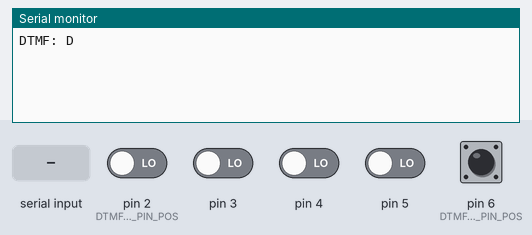
This sketch was run on a simulated Arduino Uno, built with avr-gcc and run on an emulated ATmega328P. On the bench: the last lines printed to the serial monitor. The test bench sets the inputs (shaded band); at power-on: pin 6 (DTMF_STATE_PIN_POS) HIGH, pin 2 (DTMF_CODE_PIN_POS), pin 3–5 LOW.

Above: at 1.2 s.
1.3 s: "1" received over the second serial link
At 2.5 s:
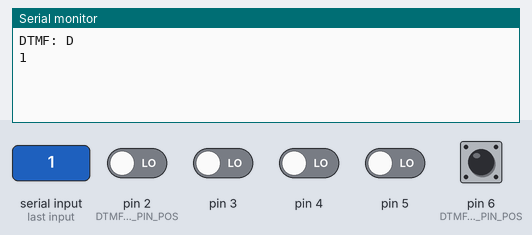
2.8 s: "0" received over the second serial link
At 3.8 s:
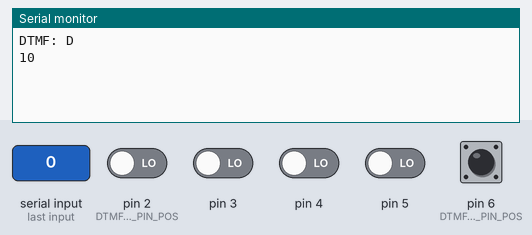

Measured:
- after the input at 1.3 s, the serial monitor: prints a new line at once (image 1)
- after the input at 2.8 s, the serial monitor: prints a new line at once (image 2)

The sketch:

Tester.ino
```cpp
/*
  A simple Serial proxy from hardware Serial to SoftwareSerial
 */

#include <SoftwareSerial.h>

#define rxPin 7
#define txPin 8

SoftwareSerial softSerial(rxPin,txPin);

void setup()
{
  softSerial.begin(19200);               // the GPRS baud rate
  Serial.begin(19200);                 // the GPRS baud rate

  set_dtmf_reader_to_use_interrupts(false);
  setup_dtmf_reader();

  // Test DTMF
  // softSerial.println("AT+CLDTMF=1,\"1,2,3,4,5,6,7,8,9,0,\\*,#,A,B,C,D\"");
}

void loop()
{
  if (dtmf_available()) {
    Serial.print("DTMF: ");
    Serial.println(dtmf_read());
  }

  if (softSerial.available())
    Serial.write(softSerial.read());
  if (Serial.available())
    softSerial.write(Serial.read());
}
```

DTMFDecoder.ino
```cpp
/*
  Parse Result from the DTMF decoder chip to an int
 */
#include <avr/pgmspace.h>

// #define DEBUG 0

// Store the DTMF key table in Flash memory
PROGMEM  prog_uchar dtmf_keys[]  = {
  'D','1','2','3','4','5','6','7','8','9','0','*','#','A','B','C'
};

const char NO_DTMF_AVAIL = -1;
static int DTMF_USE_IRQ = true;
volatile char DTMF_CODE = NO_DTMF_AVAIL;

void set_dtmf_reader_to_use_interrupts(boolean yepnope) {
  DTMF_USE_IRQ = yepnope;
}

void setup_dtmf_reader(){
  prepare_dtmf_reader();
  // Attach the decoder to interrupt pin 3
  if (DTMF_USE_IRQ) {
    attachInterrupt(1,read_dtmf_on_detection,RISING);
  }
}

const int DTMF_CODE_PINS = B00111100;
const int DTMF_CODE_PIN_POS = 2;
const int DTMF_STATE_PIN = B01000000;
const int DTMF_STATE_PIN_POS = 6;
const int DTMF_PINS = DTMF_CODE_PINS | DTMF_STATE_PIN;

void prepare_dtmf_reader() {
  DDRD  = DDRD & ~DTMF_PINS;
  PORTD = PIND & ~DTMF_PINS;  //enable pull up resistor?
}

// Interrupt Callback function
void read_dtmf_on_detection(){
  dtmf_get_code(&DTMF_CODE); // parse directly from Port
}

int dtmf_get_state() {
  return (PIND & DTMF_STATE_PIN) >> DTMF_STATE_PIN_POS;
}

// Decoding function
void dtmf_get_code(volatile char *code) {
  *code = dtmf_get_key_at_index((PIND & DTMF_CODE_PINS) >> DTMF_CODE_PIN_POS);
  #ifdef DEBUG
  Serial.print("Decoded: "); Serial.println(*code);
  #endif
}

char dtmf_get_key_at_index(int index) {
  #ifdef DEBUG
  Serial.print("Index wanted: "); Serial.println(index);
  #endif
  return pgm_read_byte_near(dtmf_keys+index); // pick the char from the progmem
}

int dtmf_state_changed(){
  static int DTMF_LAST_STATE;
  int state = dtmf_get_state();
  int out = 0;
  if (DTMF_LAST_STATE != state) {
    #ifdef DEBUG
    Serial.print("State Pin: "); Serial.println(state);
    #endif
    out = state > DTMF_LAST_STATE && state==1 ? 1 : -1; // 1 == RISING, -1 == FALLING
  }
  DTMF_LAST_STATE = state;
  return out;
}

boolean dtmf_available(){
  if (DTMF_USE_IRQ)
    return DTMF_CODE != NO_DTMF_AVAIL;
  else
    return dtmf_state_changed() > 0;
}

char dtmf_read(){
  if (!DTMF_USE_IRQ) read_dtmf_on_detection();
  char _current = DTMF_CODE;
  DTMF_CODE = NO_DTMF_AVAIL;
  return _current;
}
```
